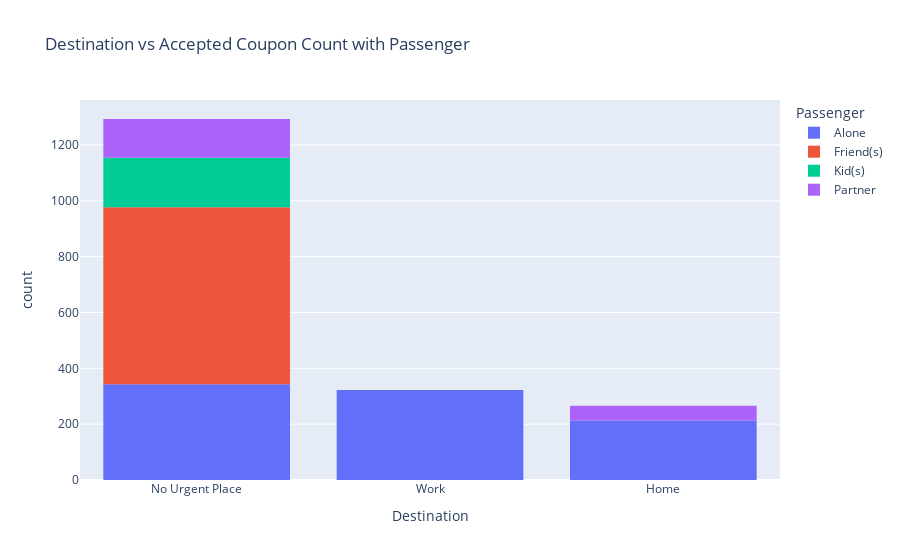

Notebook source saved alongside this figure:
### Code cell
#plot a histogram using plotly (looks better than seaborn) to show destination vs accepted coupon count
#with a color overlay of the passenger
figa = px.histogram(dfr.query('Y == 1'), x='Destination', color='Passenger', title="Destination vs Accepted Coupon Count with Passenger")
figa.show()

### Figure 1 — Plotly figure (JSON) as saved in the notebook; plotly's stock layout.template omitted (floating-point values rounded to 4 significant figures; data arrays with more than 128 entries replaced by an {"elided": "..."} marker saying what was removed)
{"data": [{"alignmentgroup": "True", "bingroup": "x", "hovertemplate": "Passenger=Alone<br>Destination=%{x}<br>count=%{y}<extra></extra>", "legendgroup": "Alone", "marker": {"color": "#636efa", "pattern": {"shape": ""}}, "name": "Alone", "offsetgroup": "Alone", "orientation": "v", "showlegend": true, "type": "histogram", "x": {"elided": "878 str values"}, "xaxis": "x", "yaxis": "y"}, {"alignmentgroup": "True", "bingroup": "x", "hovertemplate": "Passenger=Friend(s)<br>Destination=%{x}<br>count=%{y}<extra></extra>", "legendgroup": "Friend(s)", "marker": {"color": "#EF553B", "pattern": {"shape": ""}}, "name": "Friend(s)", "offsetgroup": "Friend(s)", "orientation": "v", "showlegend": true, "type": "histogram", "x": {"elided": "634 str values"}, "xaxis": "x", "yaxis": "y"}, {"alignmentgroup": "True", "bingroup": "x", "hovertemplate": "Passenger=Kid(s)<br>Destination=%{x}<br>count=%{y}<extra></extra>", "legendgroup": "Kid(s)", "marker": {"color": "#00cc96", "pattern": {"shape": ""}}, "name": "Kid(s)", "offsetgroup": "Kid(s)", "orientation": "v", "showlegend": true, "type": "histogram", "x": {"elided": "177 str values"}, "xaxis": "x", "yaxis": "y"}, {"alignmentgroup": "True", "bingroup": "x", "hovertemplate": "Passenger=Partner<br>Destination=%{x}<br>count=%{y}<extra></extra>", "legendgroup": "Partner", "marker": {"color": "#ab63fa", "pattern": {"shape": ""}}, "name": "Partner", "offsetgroup": "Partner", "orientation": "v", "showlegend": true, "type": "histogram", "x": {"elided": "192 str values"}, "xaxis": "x", "yaxis": "y"}], "layout": {"barmode": "relative", "legend": {"title": {"text": "Passenger"}, "tracegroupgap": 0}, "title": {"text": "Destination vs Accepted Coupon Count with Passenger"}, "xaxis": {"anchor": "y", "domain": [0, 1], "title": {"text": "Destination"}}, "yaxis": {"anchor": "x", "domain": [0, 1], "title": {"text": "count"}}}}
